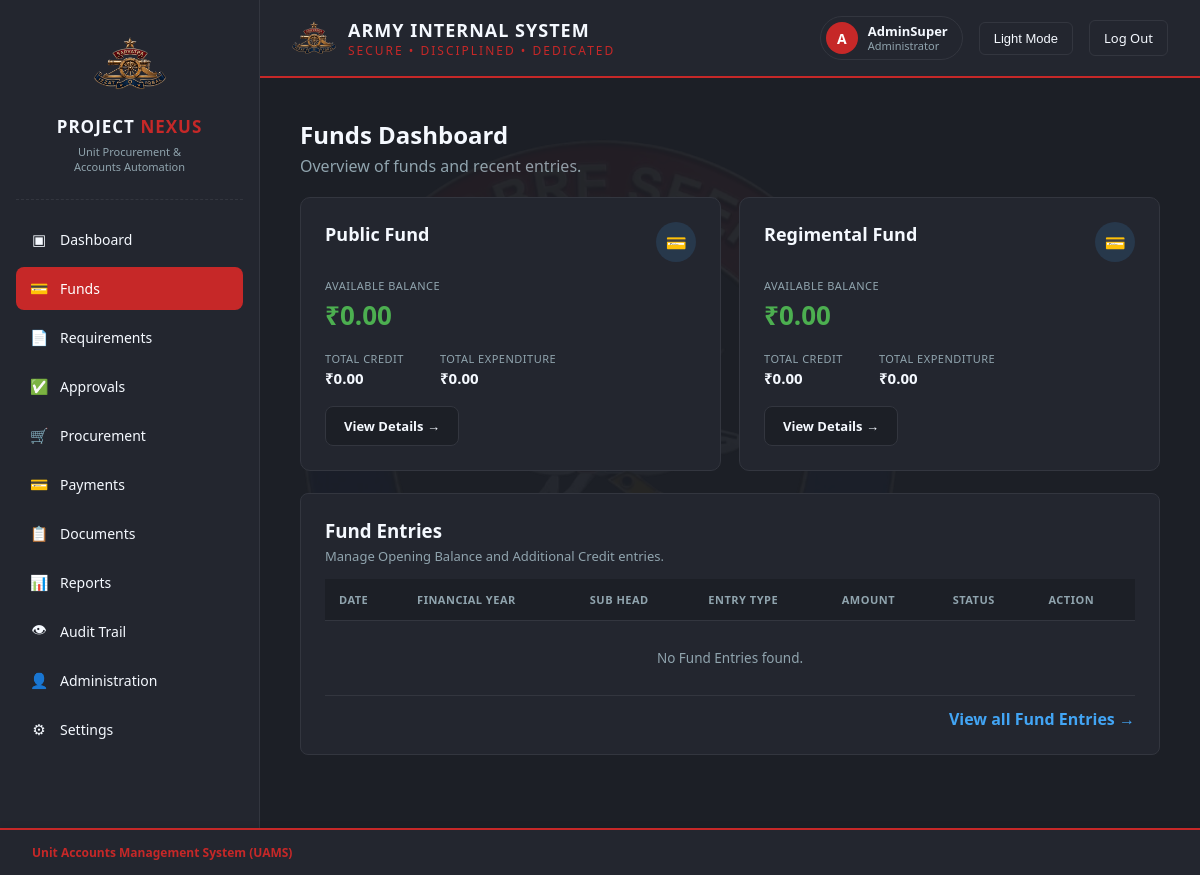
The app's page /finance/funds/ (signed in), older data.
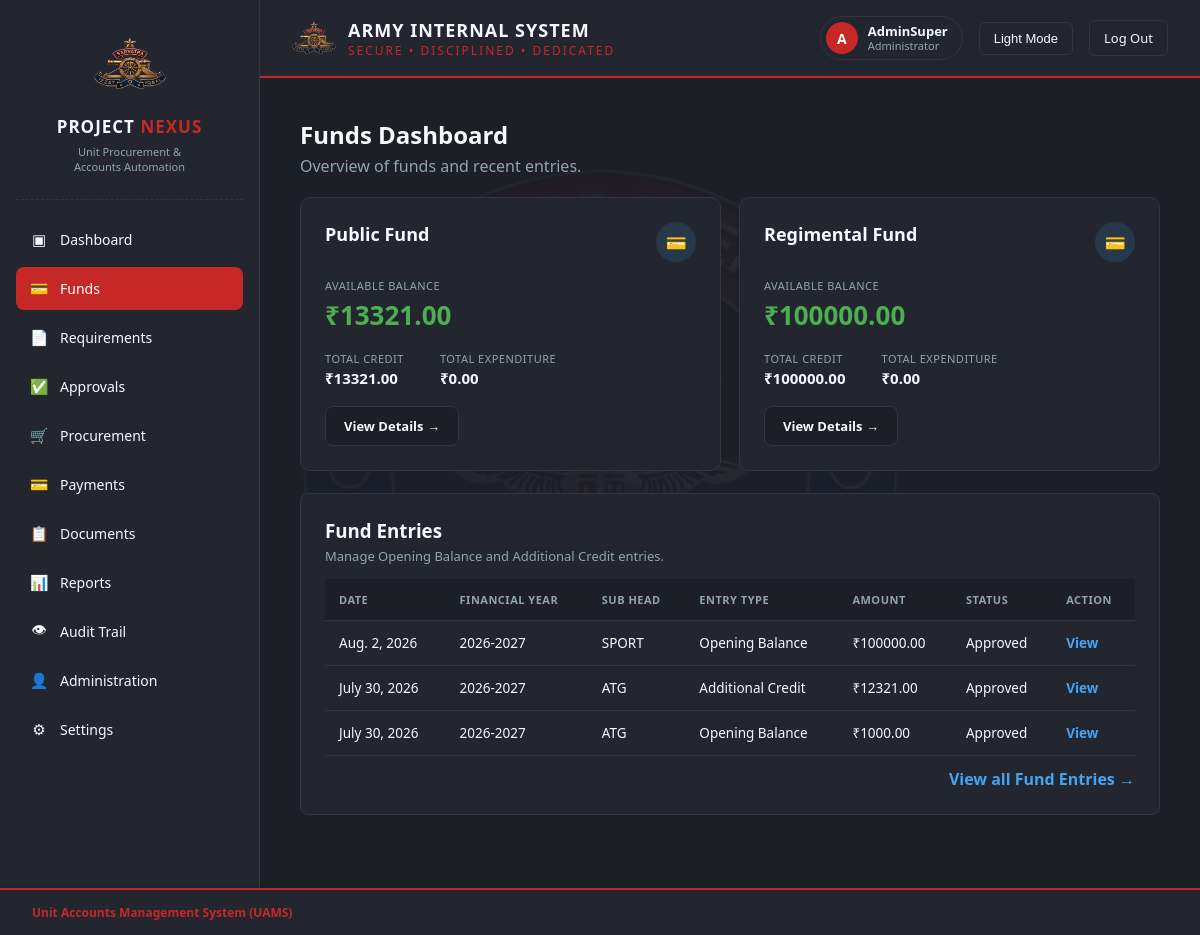
The same page, newer data.
### authentication/models.py (models this page shows)
class User(AbstractUser):
    ROLE_CHOICES = [
        ('HEAD_CLERK', 'Head Clerk'),
        ('ACCOUNTS_CLERK', 'Accounts Clerk'),
        ('ACCOUNTS_JCO', 'Accounts JCO'),
        ('ACCOUNTS_OFFICER', 'Accounts Officer'),
        ('CFA', 'Competent Financial Authority (CFA)'),
        ('ADMINISTRATOR', 'Administrator'),
    ]
    STATUS_CHOICES = [
        ('ACTIVE', 'Active'),
        ('SUSPENDED', 'Suspended'),
        ('INACTIVE', 'Inactive'),
    ]
    id = models.UUIDField(primary_key=True, default=uuid.uuid4, editable=False)
    role = models.CharField(max_length=30, choices=ROLE_CHOICES, default='ACCOUNTS_CLERK')
    status = models.CharField(max_length=20, choices=STATUS_CHOICES, default='ACTIVE')
    class Meta:
        db_table = 'uams_users'

### masterdata/models.py (models this page shows, shortened)
class FundHead(CoreModel):
    name = models.CharField(max_length=150, unique=True)
    code = models.CharField(max_length=20, unique=True)
    is_active = models.BooleanField(default=True)
    class Meta:
        db_table = "md_fund_heads"
        ordering = ["name"]

class SubHead(CoreModel):
    fund_head = models.ForeignKey(
        FundHead, on_delete=models.PROTECT, related_name="sub_heads"
    )
    name = models.CharField(max_length=150)
    code = models.CharField(max_length=20)
    is_active = models.BooleanField(default=True)
    class Meta:
        db_table = "md_sub_heads"
        ordering = ["fund_head__name", "name"]
        unique_together = ("fund_head", "code")
        verbose_name_plural = "Sub Heads"

### finance/models.py (models this page shows, shortened)
class FundEntry(CoreModel):
    ENTRY_TYPE_CHOICES = [
        ("OPENING", "Opening Balance"),
        ("ADDITIONAL_CREDIT", "Additional Credit"),
    ]
    STATUS_CHOICES = [
        ("DRAFT", "Draft"),
        ("PENDING_CFA", "Pending CFA Approval"),
        ("APPROVED", "Approved"),
        ("RETURNED", "Returned for Correction"),
        ("REJECTED", "Rejected"),
        ("REVERSED", "Reversed"),
    ]
    financial_year = models.ForeignKey(
        FinancialYear,
        on_delete=models.PROTECT,
        related_name="fund_entries",
    )
    sub_head = models.ForeignKey(
        SubHead,
        on_delete=models.PROTECT,
        related_name="fund_entries",
    )
    entry_number = models.CharField(
        max_length=40,
        unique=True,
        editable=False,
        null=True,
        blank=True,
    )
    entry_type = models.CharField(
        max_length=25,
        choices=ENTRY_TYPE_CHOICES,
    )
    amount = models.DecimalField(
        max_digits=15,
        decimal_places=2,
        validators=[MinValueValidator(Decimal("0.01"))],
    )
    entry_date = models.DateField(
        default=timezone.localdate,
    )
    source = models.CharField(
        max_length=250,
        help_text=(
            "Example: Government grant, higher formation allocation, "
            "CSD profit or monthly cutting."
        ),
    )
    authority_number = models.CharField(
        max_length=100,
        blank=True,
        null=True,
    )
    authority_date = models.DateField(
        blank=True,
        null=True,
    )
    remarks = models.TextField(
        blank=True,
        null=True,
    )
    status = models.CharField(
        max_length=20,
        choices=STATUS_CHOICES,
        default="DRAFT",
    )
    cfa_remarks = models.TextField(
        blank=True,
        null=True,
    )
    cfa_acted_by = models.ForeignKey(
        settings.AUTH_USER_MODEL,
        on_delete=models.PROTECT,
        related_name="fund_entries_cfa_acted",
        blank=True,
        null=True,
    )
    cfa_acted_at = models.DateTimeField(
        blank=True,
        null=True,
    )
    class Meta:
        db_table = "fin_fund_entries"
        ordering = ["-entry_date", "-created_at"]
        verbose_name = "Fund Entry"
        verbose_name_plural = "Fund Entries"

class FinancialYear(CoreModel):
    name = models.CharField(
        max_length=9,
        unique=True,
        verbose_name="Financial Year",
        help_text="Example: 2026-27",
    )
    start_date = models.DateField()
    end_date = models.DateField()
    is_active = models.BooleanField(
        default=False,
        help_text="Only one financial year can remain active.",
    )
    is_closed = models.BooleanField(
        default=False,
        help_text="Closed financial years cannot accept new transactions.",
    )
    class Meta:
        db_table = "fin_financial_years"
        ordering = ["-start_date"]
        verbose_name = "Financial Year"
        verbose_name_plural = "Financial Years"
    def __str__(self):
        return self.name

### finance/views.py (the view)
@login_required
def fund_dashboard(request):
    role = getattr(request.user, "role", None)
    if role not in FUND_ROLES:
        raise PermissionDenied(
            "You are not authorised to access Funds."
        )
    fund_heads = []
    for fh in FundHead.objects.filter(is_active=True).order_by("name"):
        txns = FundTransaction.objects.filter(sub_head__fund_head=fh)
        summary = _balance_summary(txns)
        fund_heads.append({"fund_head": fh, **summary})
    if role == "ACCOUNTS_OFFICER":
        entries = FundEntry.objects.filter(
            created_by=request.user
        ).select_related(
            "financial_year", "sub_head", "sub_head__fund_head", "cfa_acted_by",
        )
    elif role == "CFA":
        entries = FundEntry.objects.filter(
            status="PENDING_CFA"
        ).select_related(
            "financial_year", "sub_head", "sub_head__fund_head", "created_by",
        )
    else:
        entries = FundEntry.objects.select_related(
            "financial_year", "sub_head", "sub_head__fund_head",
            "created_by", "cfa_acted_by",
        )
    context = {
        "fund_heads": fund_heads,
        "entries": entries[:10],
        "role": role,
    }
    return render(request, "finance/fund_dashboard.html", context)

### core_base/models.py (called while the page is built)
    def get_queryset(self):
        return super().get_queryset().filter(is_deleted=False)

### finance/views.py (called while the page is built)
def _balance_summary(transaction_qs):
    totals = transaction_qs.aggregate(
        total_credit=Coalesce(
            Sum("amount", filter=Q(transaction_type__in=CREDIT_TYPES)),
            ZERO,
        ),
        total_expenditure=Coalesce(
            Sum("amount", filter=Q(transaction_type="EXPENDITURE")),
            ZERO,
        ),
        total_debit=Coalesce(
            Sum("amount", filter=Q(transaction_type__in=DEBIT_TYPES)),
            ZERO,
        ),
    )
    totals["available_balance"] = (
        totals["total_credit"] - totals["total_debit"]
    )
    return totals

### templates/finance/fund_dashboard.html (shortened to what this page needs)
{% load static %}
<!DOCTYPE html>
<html lang="en">
<head>
  <link rel="stylesheet" href="{% static 'css/style.css' %}">
</head>
<body>
<div class="app-layout">
  {% include 'partials/sidebar.html' with active_nav='funds' %}
  <div class="main-content">
    {% include 'partials/header.html' with active_nav='funds' %}
    <div class="dashboard-shell">
      <div class="fd-page-head">
        <h2>Funds Dashboard</h2>
        <p>Overview of funds and recent entries.</p>
      </div>
      <div class="fd-fund-grid">
        {% for fh in fund_heads %}
          <div class="fd-fund-card">
            <div class="fd-fund-card-head">
              <h3>{{ fh.fund_head.name }}</h3>
              <div class="fd-fund-icon">&#128179;</div>
            </div>
            <div class="fd-balance-label">Available Balance</div>
            <div class="fd-balance-value">&#8377;{{ fh.available_balance|floatformat:2 }}</div>
            <div class="fd-mini-row">
              <div>
                <div class="fd-mini-label">Total Credit</div>
                <div class="fd-mini-value">&#8377;{{ fh.total_credit|floatformat:2 }}</div>
              </div>
              <div>
                <div class="fd-mini-label">Total Expenditure</div>
                <div class="fd-mini-value">&#8377;{{ fh.total_expenditure|floatformat:2 }}</div>
              </div>
            </div>
            <a href="{% url 'finance:fund-head-detail' fh.fund_head.pk %}" class="fd-view-btn">View Details &rarr;</a>
          </div>
        {% empty %}
          <div class="fd-fund-card">
            <p style="color:var(--text-secondary);">No active Fund Heads configured yet.</p>
          </div>
        {% endfor %}
      </div>
      <div class="card">
        <div class="fd-entries-head">
          <div>
            <h3>Fund Entries</h3>
            <p>Manage Opening Balance and Additional Credit entries.</p>
          </div>
        </div>
        <table class="fd-table">
          <thead>
            <tr>
              <th>Date</th>
              <th>Financial Year</th>
              <th>Sub Head</th>
              <th>Entry Type</th>
              <th>Amount</th>
              <th>Status</th>
              <th>Action</th>
            </tr>
          </thead>
          <tbody>
            {% for entry in entries %}
              <tr>
                <td>{{ entry.entry_date }}</td>
                <td>{{ entry.financial_year }}</td>
                <td>{{ entry.sub_head.code }}</td>
                <td>{{ entry.get_entry_type_display }}</td>
                <td>&#8377;{{ entry.amount }}</td>
                <td>{{ entry.get_status_display }}</td>
                <td><a href="{% url 'finance:fund-entry-detail' entry.pk %}" class="fd-view-link">View</a></td>
              </tr>
            {% empty %}
              <tr><td colspan="7" class="fd-empty">No Fund Entries found.</td></tr>
            {% endfor %}
          </tbody>
        </table>
        <div style="text-align:right; margin-top:12px;">
          <a href="{% url 'finance:fund-entry-list' %}" class="fd-view-link">View all Fund Entries &rarr;</a>
        </div>
      </div>
    </div>
    {% include 'partials/footer.html' %}
  </div>
</div>
</body>
</html>

### templates/partials/sidebar.html
{% load static %}
<div class="sidebar">
  <div class="logo-block">
    <img src="{% static 'images/main-logo.png' %}" alt="Unit Crest">
    <h2>PROJECT <span>NEXUS</span></h2>
    <p>Unit Procurement &amp;<br>Accounts Automation</p>
  </div>
  <hr>
  <nav>
    <a href="{% url 'dashboard' %}" class="{% if active_nav == 'dashboard' %}active{% endif %}">
      <span class="icon">&#9635;</span> Dashboard
    </a>
      {% if role in 'ACCOUNTS_OFFICER,ADMINISTRATOR,ACCOUNTS_CLERK,HEAD_CLERK,CFA' %}
     <a href="{% url 'finance:fund-dashboard' %}" class="{% if active_nav == 'funds' %}active{% endif %}">
        <span class="icon">&#128179;</span> Funds
      </a>
    {% endif %}
    {% if role in 'ACCOUNTS_CLERK,HEAD_CLERK,ADMINISTRATOR' %}
      <a href="{% url 'requirement_list' %}" class="{% if active_nav == 'requirements' %}active{% endif %}">
        <span class="icon">&#128196;</span> Requirements
      </a>
    {% endif %}
    {% if role in 'CFA,ACCOUNTS_OFFICER,ADMINISTRATOR' %}
      <a href="{% url 'requirement_list' %}" class="{% if active_nav == 'requirements' %}active{% endif %}">
        <span class="icon">&#9989;</span> Approvals
      </a>
    {% endif %}
    {% if role in 'ACCOUNTS_CLERK,ACCOUNTS_OFFICER,ADMINISTRATOR,HEAD_CLERK,CFA' %}
      <a href="{% url 'procurement_dashboard' %}" class="{% if active_nav == 'procurement' %}active{% endif %}">
        <span class="icon">&#128722;</span> Procurement
      </a>
      <a href="#" class="{% if active_nav == 'payments' %}active{% endif %}">
        <span class="icon">&#128179;</span> Payments
      </a>
      <a href="#" class="{% if active_nav == 'purchase_orders' %}active{% endif %}">
        <span class="icon">&#128203;</span> Documents
      </a>
    {% endif %}
    {% if role in 'ACCOUNTS_OFFICER,CFA,ADMINISTRATOR' %}
      <a href="#" class="{% if active_nav == 'reports' %}active{% endif %}">
        <span class="icon">&#128202;</span> Reports
      </a>
      <a href="#" class="{% if active_nav == 'audit_trail' %}active{% endif %}">
        <span class="icon">&#128065;</span> Audit Trail
      </a>
    {% endif %}
     {% if role in 'ADMINISTRATOR' %}
     <a href="#" class="{% if active_nav == 'administration' %}active{% endif %}">
        <span class="icon">&#128100;</span> Administration
      </a>
    {% endif %}
    <a href="#" class="{% if active_nav == 'settings' %}active{% endif %}">
      <span class="icon">&#9881;</span> Settings
    </a>
  </nav>
</div>

### templates/partials/header.html
{% load static %}
  <div class="topbar">
      <div class="brand">
        <img src="{% static 'images/main-logo.png' %}" alt="Unit Crest" class="brand-icon">
        <div>
          <h1>ARMY INTERNAL SYSTEM</h1>
          <p class="tagline">SECURE &bull; DISCIPLINED &bull; DEDICATED</p>
        </div>
      </div>
      <div class="topbar-right">
        <div class="profile-chip">
          <span class="profile-avatar">{{ user.username|slice:":1"|upper }}</span>
          <span class="profile-info">
            <span class="profile-name">{{ user.username }}</span>
            <span class="profile-role">{{ user.get_role_display }}</span>
          </span>
        </div>
        <button id="theme-toggle-btn" class="theme-toggle">Light Mode</button>
        <a href="{% url 'logout' %}" class="theme-toggle" style="text-decoration:none;">Log Out</a>
      </div>
    </div>

### templates/partials/footer.html
{% load static %}
<div class="footer-strip">
    <div><span class="label">Unit Accounts Management System (UAMS)</span></div>
</div>

Row changes from the older to the newer data that the page shows:
computed for FundHead "Public Fund": available_balance "0.00" → "13321.00"; total_credit "0.00" → "13321.00"
computed for FundHead "Regimental Fund": available_balance "0.00" → "100000.00"; total_credit "0.00" → "100000.00"
added FundEntry: entry_date "Aug. 2, 2026", financial_year "2026-2027", sub_head.code "SPORT", entry_type "Opening Balance", amount "100000.00", status "Approved"
added FundEntry: entry_date "July 30, 2026", financial_year "2026-2027", sub_head.code "ATG", entry_type "Additional Credit", amount "12321.00", status "Approved"
added FundEntry: entry_date "July 30, 2026", financial_year "2026-2027", sub_head.code "ATG", entry_type "Opening Balance", amount "1000.00", status "Approved"
Text that changed along with them:
text no longer shown: "No Fund Entries found."
